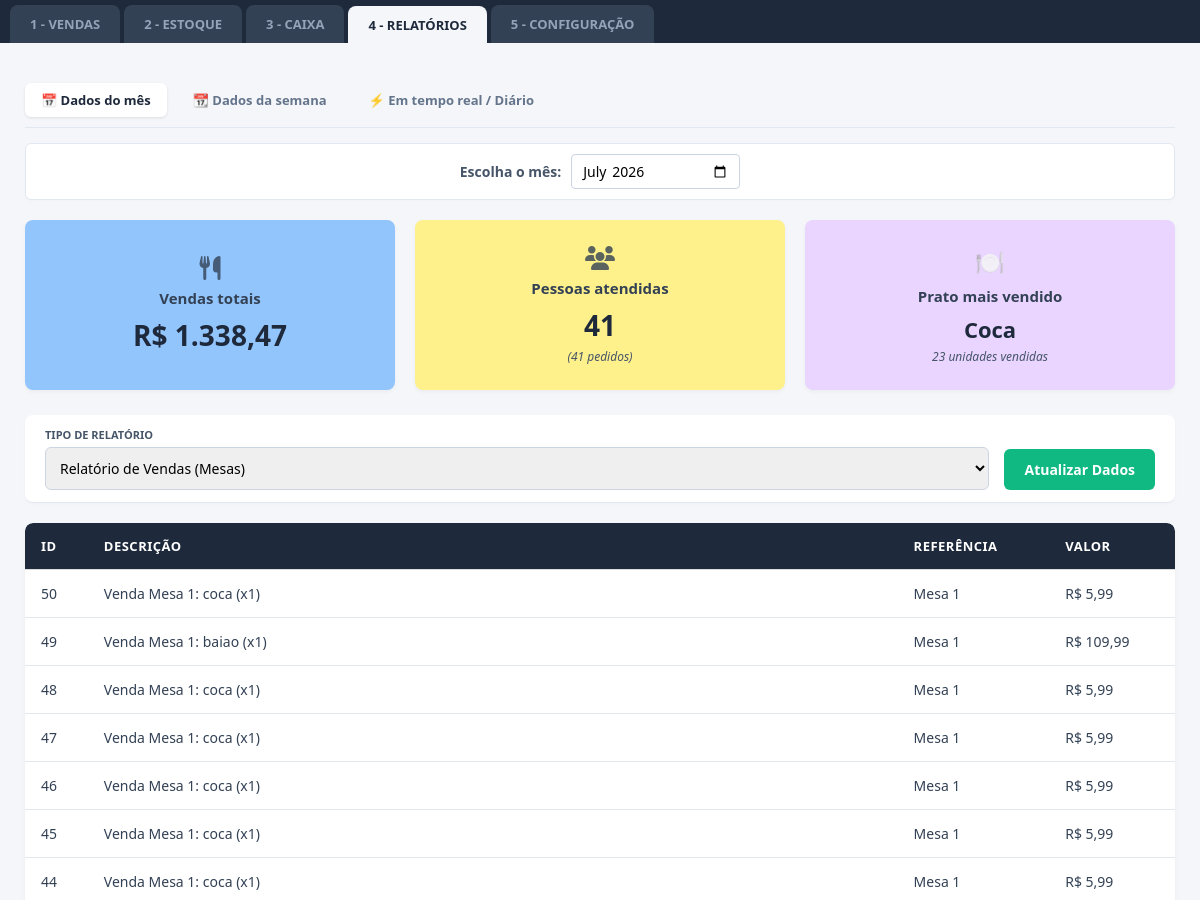
Before: /relatorios?filtro=mes (upper part) with the older database file.
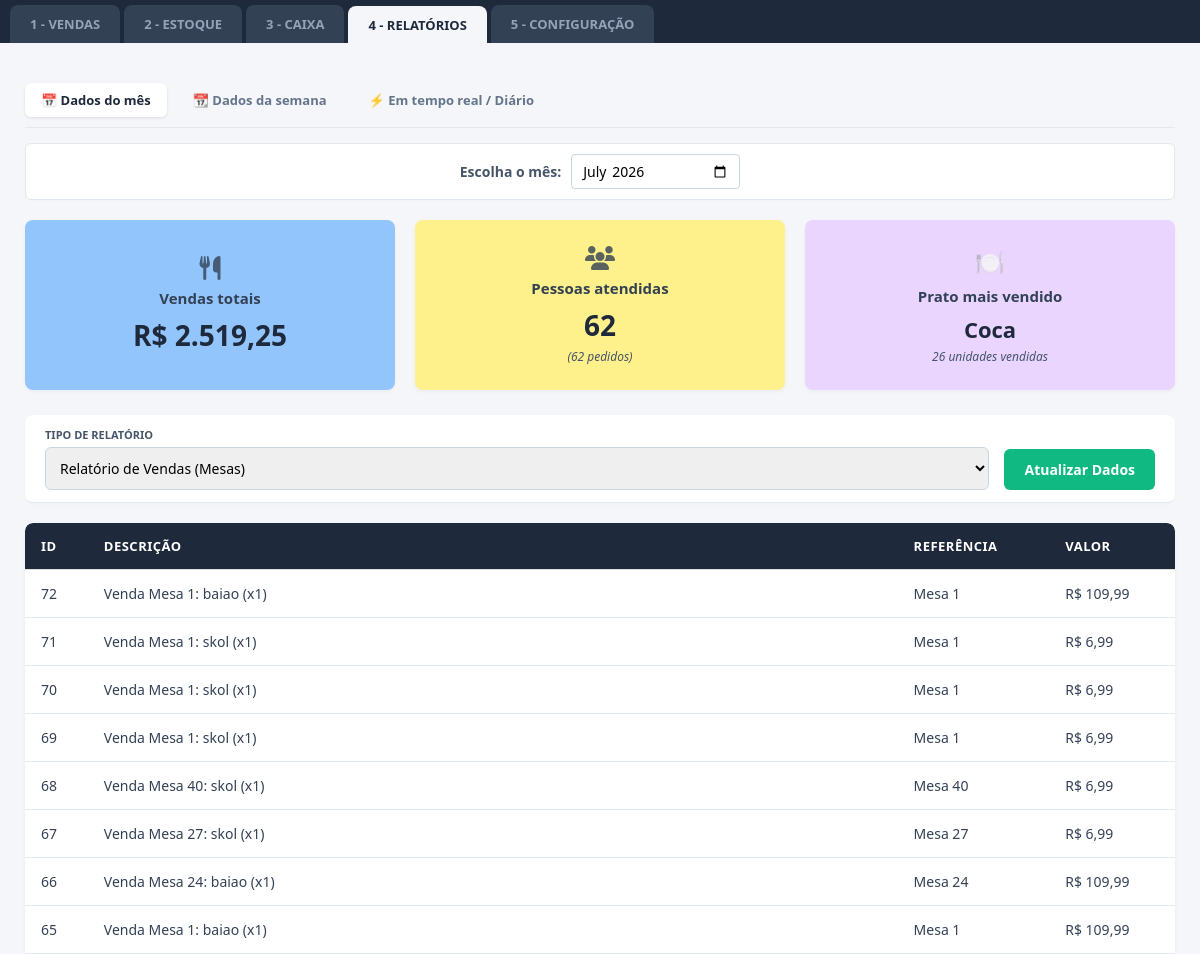
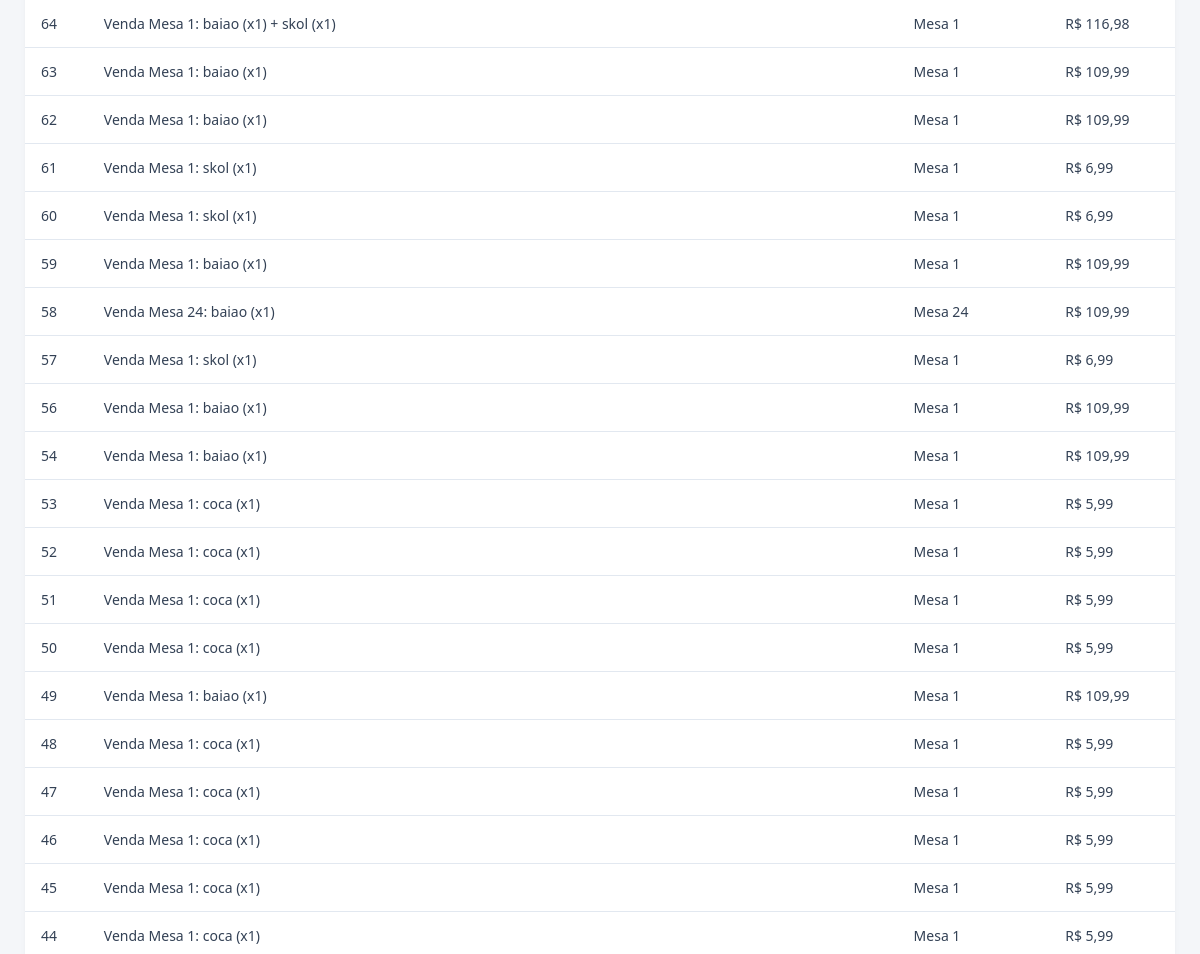
After: the same page with the newer database file (2 pictures, top to bottom).
### tables this page shows
CREATE TABLE financeiro (
            id INTEGER PRIMARY KEY AUTOINCREMENT,
            descricao TEXT,
            valor REAL,
            tipo TEXT,
            data TEXT
        );

### app.py (the view, shortened to what this page needs)
@app.route('/relatorios')
def relatorios():
    filtro_tipo = request.args.get('filtro', 'dia')
    data_atual_padrao = datetime.now().strftime('%Y-%m-%d')
    mes_atual_padrao = datetime.now().strftime('%Y-%m')
    semana_atual_padrao = datetime.now().strftime('%G-W%V')
    data_selecionada = request.args.get('data_escolhida', data_atual_padrao)
    mes_selecionado = request.args.get('mes_ano', mes_atual_padrao)
    semana_selecionada = request.args.get('semana_escolhida', semana_atual_padrao)
    conexao = sqlite3.connect("restaurante.db")
    cursor = conexao.cursor()
    if filtro_tipo == 'mes':
        termo_busca = f"{mes_selecionado}%"
        cursor.execute("SELECT id, descricao, tipo, valor FROM financeiro WHERE tipo = 'Receita' AND data LIKE ? ORDER BY id DESC", (termo_busca,))
    else: # dia
        termo_busca = f"{data_selecionada}%"
        cursor.execute("SELECT id, descricao, tipo, valor FROM financeiro WHERE tipo = 'Receita' AND data LIKE ? ORDER BY id DESC", (termo_busca,))
    dados = cursor.fetchall()
    conexao.close()
    resultados = []
    soma_total = 0.0
    contagem_pratos = {}
    for item in dados:
        id_item, desc, tipo, val = item
        soma_total += val
        if "Balcão" in desc:
            referencia_venda = "Balcão"
        elif "Mesa" in desc:
            referencia_venda = desc.split(':')[0].replace("Venda ", "")
        else:
            referencia_venda = "Outros"
        resultados.append({
            "id": id_item,
            "descricao": desc,
            "referencia": referencia_venda,
            "valor": f"R$ {val:,.2f}".replace(",", "X").replace(".", ",").replace("X", ".")
        })
        match = re.search(r':\s*(.+?)\s*\(x(\d+)\)', desc)
        if match:
            nome_produto = match.group(1).strip().capitalize()
            quantidade = int(match.group(2))
            contagem_pratos[nome_produto] = contagem_pratos.get(nome_produto, 0) + quantidade
    total_pedidos = len(resultados)
    if contagem_pratos:
        prato_destaque_nome = max(contagem_pratos, key=contagem_pratos.get)
        prato_destaque_qtd = contagem_pratos[prato_destaque_nome]
    else:
        prato_destaque_nome = "Sem vendas"
        prato_destaque_qtd = 0
    vendas_formatadas = f"R$ {soma_total:,.2f}".replace(",", "X").replace(".", ",").replace("X", ".")
    return render_template(
        'relatorios.html',
        vendas_totais=vendas_formatadas,
        total_pessoas=total_pedidos,
        total_pedidos=total_pedidos,
        prato_destaque_nome=prato_destaque_nome,
        prato_destaque_qtd=prato_destaque_qtd,
        resultados=resultados,
        filtro_atual=filtro_tipo,
        mes_selecionado=mes_selecionado,
        data_selecionada=data_selecionada,
        semana_selecionada=semana_selecionada
    )

### templates/relatorios.html (shortened to what this page needs)
<!DOCTYPE html>
<html lang="pt-BR">
<head>
    <link rel="stylesheet" href="{{ url_for('static', filename='style.css') }}">
    <link rel="stylesheet" href="https://cdnjs.cloudflare.com/ajax/libs/font-awesome/6.4.0/css/all.min.css">
</head>
<body>
    <div class="abas-container">
        <a href="/vendas" style="text-decoration: none;"><button class="aba">1 - VENDAS</button></a>
        <a href="/estoque" style="text-decoration: none;"><button class="aba">2 - ESTOQUE</button></a>
        <a href="/caixa" style="text-decoration: none;"><button class="aba">3 - CAIXA</button></a>
        <a href="/relatorios" style="text-decoration: none;"><button class="aba ativa">4 - RELATÓRIOS</button></a>
        <a href="/configuracao" style="text-decoration: none;"><button class="aba">5 - CONFIGURAÇÃO</button></a>
    </div>
    <div class="container-principal">
        <div class="sub-abas">
            <a href="/relatorios?filtro=mes" style="text-decoration: none;">
                <button class="sub-aba {% if filtro_atual == 'mes' %}ativa{% endif %}">
                    📅 Dados do mês
                </button>
            </a>
            <a href="/relatorios?filtro=semana" style="text-decoration: none;">
                <button class="sub-aba {% if filtro_atual == 'semana' %}ativa{% endif %}">
                    📆 Dados da semana
                </button>
            </a>
            <a href="/relatorios?filtro=dia" style="text-decoration: none;">
                <button class="sub-aba {% if filtro_atual == 'dia' %}ativa{% endif %}">
                    ⚡ Em tempo real / Diário
                </button>
            </a>
        </div>
        <div class="seletor-mes" style="padding: 10px; background: #fff; border: 1px solid #e2e8f0; border-radius: 6px; margin-bottom: 20px; text-align: center;">
            <form method="GET" action="/relatorios" style="display: inline-flex; align-items: center; gap: 10px;">
                {% if filtro_atual == 'mes' %}
                    <label for="mes_ano" style="font-size: 14px; font-weight: 600; color: #475569;">Escolha o mês:</label>
                    <input type="month" id="mes_ano" name="mes_ano" value="{{ mes_selecionado }}"
                           onchange="this.form.submit()"
                           style="padding: 6px 10px; border: 1px solid #cbd5e1; border-radius: 4px; font-size: 14px; outline: none; cursor: pointer;">
                {% endif %}
            </form>
        </div>
        <div class="dashboard-cards">
            <div class="card-metrica card-azul">
                <i class="fa-solid fa-utensils icone-card"></i>
                <span class="titulo-card">Vendas totais</span>
                <span class="valor-card">{{ vendas_totais }}</span>
            </div>
            <div class="card-metrica card-amarelo">
                <i class="fa-solid fa-users icone-card"></i>
                <span class="titulo-card">Pessoas atendidas</span>
                <span class="valor-card">{{ total_pessoas }}</span>
                <span class="sub-valor">({{ total_pedidos }} pedidos)</span>
            </div>
            <div class="card-metrica card-roxo">
                <div class="icone-card">🍽️</div>
                <div class="titulo-card">Prato mais vendido</div>
                <div class="valor-card" style="font-size: 22px;">{{ prato_destaque_nome }}</div>
                <div class="sub-valor">{{ prato_destaque_qtd }} unidades vendidas</div>
            </div>
        </div>
        <div class="barra-ferramentas" style="border-radius: 8px; margin-top: 25px; align-items: flex-end;">
            <div style="display: flex; flex-direction: column; gap: 5px; flex: 1;">
                <label style="font-size: 11px; font-weight: bold; color: #475569; text-transform: uppercase;">Tipo de Relatório</label>
                <select id="filtro-tipo" style="padding: 10px; border: 1px solid #cbd5e1; border-radius: 6px; font-size: 14px; outline: none;">
                    <option value="vendas">Relatório de Vendas (Mesas)</option>
                </select>
            </div>
            <button onclick="window.location.reload();" style="background-color: #10b981; color: white; border: none; padding: 11px 20px; border-radius: 6px; font-weight: bold; cursor: pointer; font-size: 14px;">
                Atualizar Dados
            </button>
        </div>
        <div style="background: white; border-radius: 8px; overflow: hidden; margin-top: 20px; box-shadow: 0 4px 6px -1px rgba(0, 0, 0, 0.05);">
            <table>
                <thead>
                    <tr>
                        <th>ID</th>
                        <th>Descrição</th>
                        <th>Referência</th>
                        <th>Valor</th>
                    </tr>
                </thead>
                <tbody>
                    {% if resultados %}
                        {% for item in resultados %}
                        <tr>
                            <td>{{ item.id }}</td>
                            <td>{{ item.descricao }}</td>
                            <td>{{ item.referencia }}</td>
                            <td>{{ item.valor }}</td>
                        </tr>
                        {% endfor %}
                    {% else %}
                        <tr>
                            <td colspan="4" style="text-align: center; color: #64748b; padding: 25px;">Nenhuma venda registrada neste período.</td>
                        </tr>
                    {% endif %}
                </tbody>
            </table>
        </div>
    </div>
</body>
</html>

### static/style.css (style rules this page uses)
* { margin: 0; padding: 0; box-sizing: border-box; font-family: 'Segoe UI', Arial, sans-serif; }
body { background-color: #f4f6f9; color: #333; display: flex; flex-direction: column; height: 100vh; overflow: hidden; }
.abas-container { background-color: #1e293b; display: flex; padding: 5px 10px 0 10px; gap: 4px; align-items: flex-end; border-bottom: none; }
.aba { padding: 10px 20px; color: #94a3b8; background-color: #334155; font-size: 13px; font-weight: bold; border: none; border-top-left-radius: 8px; border-top-right-radius: 8px; border-bottom-left-radius: 0px; border-bottom-right-radius: 0px; cursor: pointer; transition: all 0.2s ease; text-decoration: none; display: inline-block; }
.aba.ativa { background-color: #f4f6f9; color: #1e293b; position: relative; z-index: 10; border-bottom-left-radius: 0px; border-bottom-right-radius: 0px; margin-bottom: -1px; }
.barra-ferramentas { background-color: #ffffff; display: flex; gap: 15px; padding: 12px 20px; border-bottom: 1px solid #e2e8f0; box-shadow: 0 2px 4px rgba(0,0,0,0.02); position: relative; z-index: 5; }
.container-principal { flex: 1; padding: 25px; overflow-y: auto; width: 100%; }
table { width: 100%; border-collapse: collapse; background-color: white; }
th, td { padding: 12px; border-bottom: 1px solid #ddd; text-align: left; }
th { background-color: #f4f4f4; font-weight: bold; }
.aba { padding: 10px 20px; color: #94a3b8; background-color: #334155; font-size: 13px; font-weight: bold; border: none; border-top-left-radius: 8px; border-top-right-radius: 8px; cursor: pointer; transition: all 0.2s ease; text-decoration: none; display: inline-block; }
table { width: 100%; border-collapse: collapse; background-color: white; border-radius: 8px; overflow: hidden; }
th { background-color: #1e293b; color: #ffffff; padding: 14px 16px; text-align: left; font-size: 13px; text-transform: uppercase; letter-spacing: 0.5px; }
td { padding: 14px 16px; border-bottom: 1px solid #e2e8f0; color: #334155; font-size: 14px; }
.sub-abas { display: flex; gap: 10px; margin-bottom: 15px; border-bottom: 1px solid #e2e8f0; padding-bottom: 10px; }
.sub-aba { background: transparent; border: none; padding: 8px 16px; font-size: 13px; font-weight: 600; color: #64748b; cursor: pointer; border-radius: 6px; transition: all 0.2s; }
.sub-aba.ativa { background-color: #ffffff; color: #1e293b; box-shadow: 0 1px 3px rgba(0,0,0,0.1); }
.seletor-mes { background-color: #ffffff; border: 1px solid #e2e8f0; text-align: center; padding: 12px; border-radius: 6px; font-size: 14px; color: #475569; font-weight: 600; margin-bottom: 20px; cursor: pointer; box-shadow: 0 1px 2px rgba(0,0,0,0.02); }
.dashboard-cards { display: grid; grid-template-columns: repeat(3, 1fr); gap: 20px; margin-bottom: 20px; }
.card-metrica { padding: 25px 20px; border-radius: 8px; display: flex; flex-direction: column; align-items: center; justify-content: center; box-shadow: 0 2px 4px rgba(0,0,0,0.04); }
.icone-card { font-size: 24px; margin-bottom: 8px; color: #334155; opacity: 0.8; }
.titulo-card { font-size: 15px; font-weight: 600; color: #334155; margin-bottom: 8px; }
.valor-card { font-size: 28px; font-weight: bold; color: #1e293b; }
.sub-valor { font-size: 12px; color: #475569; font-style: italic; margin-top: 4px; }
.card-azul { background-color: #93c5fd; }
.card-amarelo { background-color: #fef08a; }
.card-roxo { background-color: #e9d5ff; }

Changed rows visible on the page:
added financeiro: id "72", descricao "Venda Mesa 1: baiao (x1)", referencia "Mesa 1", valor "R$ 109,99"
added financeiro: id "71", descricao "Venda Mesa 1: skol (x1)", referencia "Mesa 1", valor "R$ 6,99"
added financeiro: id "70", descricao "Venda Mesa 1: skol (x1)", referencia "Mesa 1", valor "R$ 6,99"
added financeiro: id "69", descricao "Venda Mesa 1: skol (x1)", referencia "Mesa 1", valor "R$ 6,99"
added financeiro: id "68", descricao "Venda Mesa 40: skol (x1)", referencia "Mesa 40", valor "R$ 6,99"
added financeiro: id "67", descricao "Venda Mesa 27: skol (x1)", referencia "Mesa 27", valor "R$ 6,99"
added financeiro: id "66", descricao "Venda Mesa 24: baiao (x1)", referencia "Mesa 24", valor "R$ 109,99"
added financeiro: id "65", descricao "Venda Mesa 1: baiao (x1)", referencia "Mesa 1", valor "R$ 109,99"
added financeiro: id "64", descricao "Venda Mesa 1: baiao (x1) + skol (x1)", referencia "Mesa 1", valor "R$ 116,98"
added financeiro: id "63", descricao "Venda Mesa 1: baiao (x1)", referencia "Mesa 1", valor "R$ 109,99"
added financeiro: id "62", descricao "Venda Mesa 1: baiao (x1)", referencia "Mesa 1", valor "R$ 109,99"
added financeiro: id "61", descricao "Venda Mesa 1: skol (x1)", referencia "Mesa 1", valor "R$ 6,99"
added financeiro: id "60", descricao "Venda Mesa 1: skol (x1)", referencia "Mesa 1", valor "R$ 6,99"
added financeiro: id "59", descricao "Venda Mesa 1: baiao (x1)", referencia "Mesa 1", valor "R$ 109,99"
added financeiro: id "58", descricao "Venda Mesa 24: baiao (x1)", referencia "Mesa 24", valor "R$ 109,99"
added financeiro: id "57", descricao "Venda Mesa 1: skol (x1)", referencia "Mesa 1", valor "R$ 6,99"
added financeiro: id "56", descricao "Venda Mesa 1: baiao (x1)", referencia "Mesa 1", valor "R$ 109,99"
added financeiro: id "54", descricao "Venda Mesa 1: baiao (x1)", referencia "Mesa 1", valor "R$ 109,99"
added financeiro: id "53", descricao "Venda Mesa 1: coca (x1)", referencia "Mesa 1", valor "R$ 5,99"
added financeiro: id "52", descricao "Venda Mesa 1: coca (x1)", referencia "Mesa 1", valor "R$ 5,99"
added financeiro: id "51", descricao "Venda Mesa 1: coca (x1)", referencia "Mesa 1", valor "R$ 5,99"
Other visible differences:
{{ vendas_totais }}: "R$ 1.338,47" → "R$ 2.519,25"
{{ total_pessoas }}: "41" → "62"
{{ total_pedidos }}: "41" → "62"
{{ prato_destaque_qtd }}: "23" → "26"
